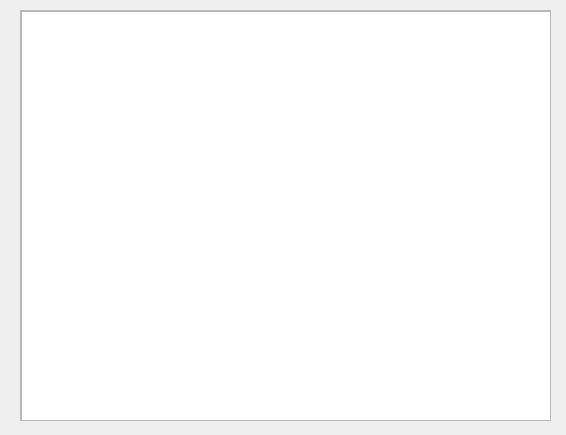
<?xml version="1.0" encoding="UTF-8"?>
<ui version="4.0">
 <class>server</class>
 <widget class="QMainWindow" name="server">
  <property name="geometry">
   <rect>
    <x>0</x>
    <y>0</y>
    <width>566</width>
    <height>435</height>
   </rect>
  </property>
  <property name="windowTitle">
   <string>server</string>
  </property>
  <widget class="QWidget" name="centralWidget">
   <widget class="QScrollArea" name="scrollArea">
    <property name="geometry">
     <rect>
      <x>20</x>
      <y>10</y>
      <width>531</width>
      <height>411</height>
     </rect>
    </property>
    <property name="widgetResizable">
     <bool>true</bool>
    </property>
    <widget class="QWidget" name="scrollAreaWidgetContents">
     <property name="geometry">
      <rect>
       <x>0</x>
       <y>0</y>
       <width>529</width>
       <height>409</height>
      </rect>
     </property>
     <widget class="QTextBrowser" name="infolist">
      <property name="geometry">
       <rect>
        <x>0</x>
        <y>0</y>
        <width>531</width>
        <height>411</height>
       </rect>
      </property>
     </widget>
    </widget>
   </widget>
  </widget>
 </widget>
 <layoutdefault spacing="6" margin="11"/>
 <resources/>
 <connections/>
</ui>
